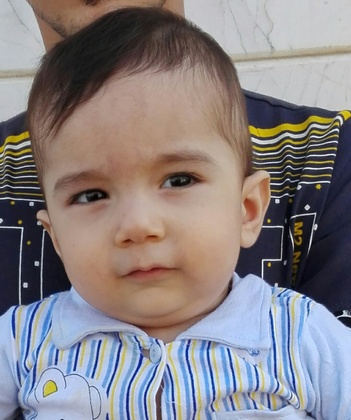
%> input picture excersiecs/hadiadokh/8/yas.jpg, 351 x 420 px, shrunk from 1023 x 1224 before the run
$ octave p11.m   (GNU Octave 9; MATLAB toolbox functions it lacks are replaced by stand-ins)
%> lines starting %> are read from the running program, lines starting %| are printed output that depends on the picture; in (x1, y1, x2, y2) boxes, pixels count from 0 and x2, y2 are one past the last pixel; in counts of white or black regions, pixels touching at a corner belong together; the program's own positions count from 1
[n p]=uigetfile;
%> the answer given: ../../hadiadokh/8/yas.jpg
img=imread([p n]);
%> img is the input picture: size 420x351x3 uint8; mean R, G, B 135.7, 128.9, 131.7
[r c z]=size(img);
%> r = 420; c = 351; z = 3
if z~=1
    img=rgb2gray(img)
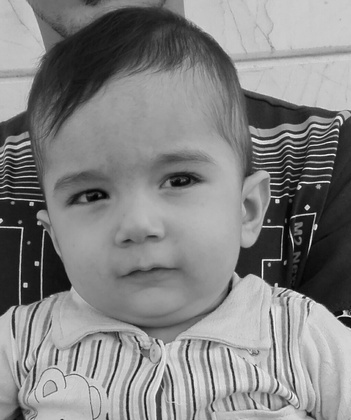
%> img: size 420x351 uint8; min 0, max 254, mean 131.2
end
ratio=0.02;
N=fix(r.*c.*ratio);
%> N = 2948
g1=ceil(r.*rand(1,N));
g2=ceil(c.*rand(1,N));
imgout=img;
for ii=1:N
    f=rand(1);
    if f>0.5
        imgout(g1(ii),g2(ii))=255;
    else
        imgout(g1(ii),g2(ii))=0;
    end
end
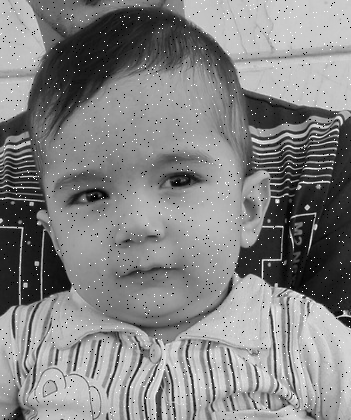
%> imgout: size 420x351 uint8; 1.98% of pixels changed, all inside (x1, y1, x2, y2) = (0, 0, 351, 420)
subplot(1,2,1)
imshow(img)
subplot(1,2,2)
imshow(imgout)
